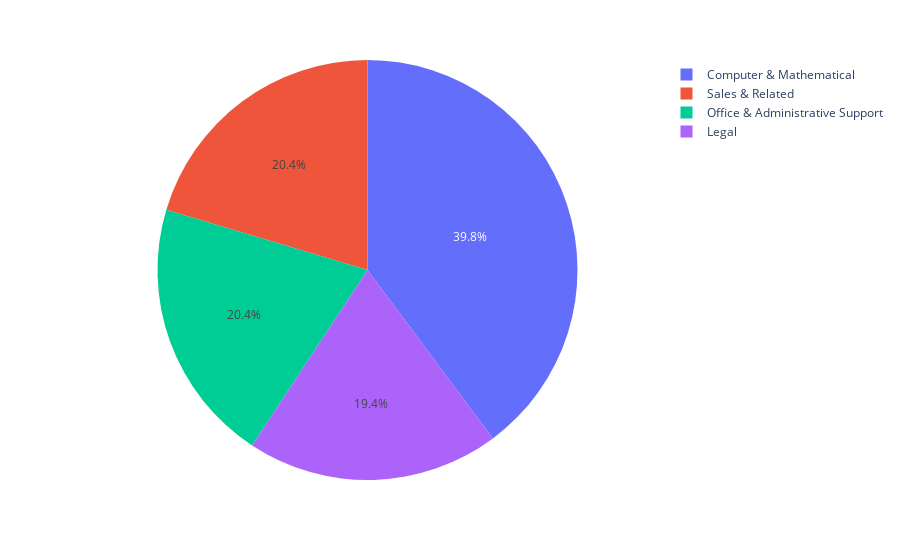

Source (notebook cell):
### Code cell
#Explore occupation variable in histogram
px.pie(Occupation, names='occupation')

### Figure 1 — Plotly figure (JSON) as saved in the notebook; plotly's stock layout.template omitted (floating-point values rounded to 4 significant figures)
{"data": [{"domain": {"x": [0, 1], "y": [0, 1]}, "hovertemplate": "occupation=%{label}<extra></extra>", "labels": ["Sales & Related", "Sales & Related", "Sales & Related", "Sales & Related", "Sales & Related", "Sales & Related", "Sales & Related", "Sales & Related", "Sales & Related", "Sales & Related", "Sales & Related", "Sales & Related", "Sales & Related", "Sales & Related", "Sales & Related", "Sales & Related", "Sales & Related", "Sales & Related", "Sales & Related", "Sales & Related", "Sales & Related", "Sales & Related", "Legal", "Legal", "Legal", "Legal", "Legal", "Legal", "Legal", "Legal", "Legal", "Legal", "Legal", "Legal", "Legal", "Legal", "Legal", "Legal", "Legal", "Legal", "Legal", "Legal", "Legal", "Computer & Mathematical", "Computer & Mathematical", "Computer & Mathematical", "Computer & Mathematical", "Computer & Mathematical", "Computer & Mathematical", "Computer & Mathematical", "Computer & Mathematical", "Computer & Mathematical", "Computer & Mathematical", "Computer & Mathematical", "Computer & Mathematical", "Computer & Mathematical", "Computer & Mathematical", "Computer & Mathematical", "Computer & Mathematical", "Computer & Mathematical", "Computer & Mathematical", "Computer & Mathematical", "Computer & Mathematical", "Computer & Mathematical", "Computer & Mathematical", "Office & Administrative Support", "Office & Administrative Support", "Office & Administrative Support", "Office & Administrative Support", "Office & Administrative Support", "Office & Administrative Support", "Office & Administrative Support", "Office & Administrative Support", "Office & Administrative Support", "Office & Administrative Support", "Office & Administrative Support", "Office & Administrative Support", "Office & Administrative Support", "Office & Administrative Support", "Office & Administrative Support", "Office & Administrative Support", "Office & Administrative Support", "Office & Administrative Support", "Office & Administrative Support", "Office & Administrative Support", "Office & Administrative Support", "Office & Administrative Support", "Computer & Mathematical", "Computer & Mathematical", "Computer & Mathematical", "Computer & Mathematical", "Computer & Mathematical", "Computer & Mathematical", "Computer & Mathematical", "Computer & Mathematical", "Computer & Mathematical", "Computer & Mathematical", "Computer & Mathematical", "Computer & Mathematical", "Computer & Mathematical", "Computer & Mathematical", "Computer & Mathematical", "Computer & Mathematical", "Computer & Mathematical", "Computer & Mathematical", "Computer & Mathematical", "Computer & Mathematical", "Computer & Mathematical"], "legendgroup": "", "name": "", "showlegend": true, "type": "pie"}], "layout": {"legend": {"tracegroupgap": 0}, "margin": {"t": 60}}}
